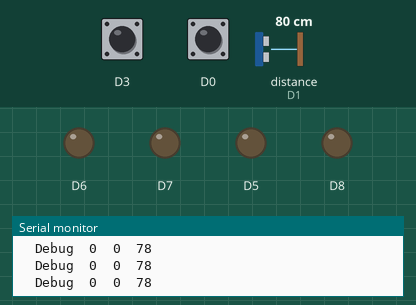
Recording of a sketch running on a simulated ESP8266 (NodeMCU). Shown: output pins drawn as LEDs (lit = HIGH), the last lines printed to the serial monitor. Wiring (inferred from the names in the program): ultrasonic range finder: trigger D2; echo D1. Dashed ring = blinking. The test bench sets the inputs (shaded band); at power-on: D0 HIGH, D3 HIGH, distance to the obstacle (sensor on D1) 80 cm. The echo pulse lasts 58.3 µs per cm; pins used as bus, display or sensor lines are not drawn.

Above: at 1.2 s.
1.3 s: D0 pulled LOW for 0.15 s
At 2.5 s:
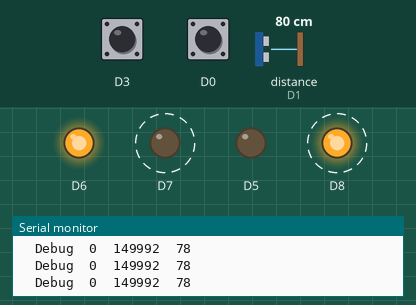
Timing chart, 0 to 9.1 s (numbered marks = the images above; inputs shaded):
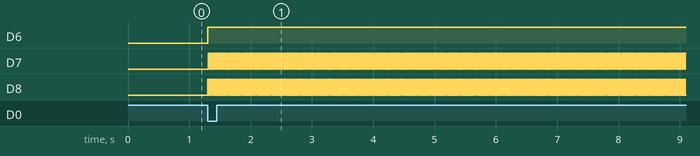

Measured:
- after the input at 1.3 s, D6: LOW → HIGH at once; D7: alternates HIGH for 0.02 s and LOW for 0.01 s, starting at once; D8: alternates HIGH for 0.01 s and LOW for 0.02 s, starting at once

The sketch:

obstacle_avoiding_bot.ino
```cpp
#define echoPin D1
#define trigPin D2

//External Interrupts
volatile int cha1 , cha2 ,tempcha1 , tempcha2 , CT1 , CT2 ;

int Move, Direction ;
ICACHE_RAM_ATTR void ch1();

long duration;
int distance;
int GetDistance();

void Forward();
void Backward();
void Right();
void Left();


void setup() {

  Serial.begin(115200);
  pinMode(trigPin, OUTPUT); // Sets the trigPin as an OUTPUT
  pinMode(echoPin, INPUT); // Sets the echoPin as an INPUT
  pinMode(D3, INPUT_PULLUP);
  pinMode(D0, INPUT_PULLUP);
  pinMode(D5 , OUTPUT);
  pinMode(D6 , OUTPUT);
  pinMode(D7 , OUTPUT);
  pinMode(D8 , OUTPUT);
  digitalWrite(D5,LOW);
  digitalWrite(D6,LOW);
  digitalWrite(D7,LOW);
  digitalWrite(D8,LOW);
  attachInterrupt(digitalPinToInterrupt(D3), ch1, CHANGE);
  attachInterrupt(digitalPinToInterrupt(D0), ch2, CHANGE);
}

void loop() {

Serial.print("Debug");Serial.print("  ");
if(cha1 !=0 || cha2 != 0){
  Move = map(cha1, 1000 , 2000 , -255 , 255);
  Direction = map(cha2, 1000 , 2000 , -255 , 255);
  if(Move > 0){
    Forward();
  }
  else{
    Backward();
  }
  if(Direction > 0)
  {
    Right();
  }
  else{
      Left();
    }
}
  int Distance =  GetDistance();
  Serial.print(cha1);  Serial.print("  ");
  Serial.print(cha2); Serial.print("  ");
  Serial.println(Distance);  Serial.print("  ");
}


int GetDistance()
{
  digitalWrite(trigPin, LOW);
  delayMicroseconds(2);
  digitalWrite(trigPin, HIGH);
  delayMicroseconds(10);
  digitalWrite(trigPin, LOW);
  duration = pulseIn(echoPin, HIGH);
  distance = 0.5*(duration * 0.034 / 2) + 0.5*distance; // Speed of sound wave divided by 2 (go and back)
  return distance;
  }
```

Movement.ino
```cpp
void Forward()
{
  digitalWrite(D5,HIGH);
  digitalWrite(D6,LOW);
  digitalWrite(D7,HIGH);
  digitalWrite(D8,LOW);
  delay(10);
  }

  void Backward()
{
  digitalWrite(D5,LOW);
  digitalWrite(D6,HIGH);
  digitalWrite(D7,LOW);
  digitalWrite(D8,HIGH);
    delay(10);
  }

  void Left()
{
  digitalWrite(D5,HIGH);
  digitalWrite(D6,LOW);
  digitalWrite(D7,LOW);
  digitalWrite(D8,HIGH);
    delay(10);
  }

  void Right()
{
  digitalWrite(D5,LOW);
  digitalWrite(D6,HIGH);
  digitalWrite(D7,HIGH);
  digitalWrite(D8,LOW);
    delay(10);
  }
```

SignalRecieve.ino
```cpp
ICACHE_RAM_ATTR void ch1() {
  tempcha1 = micros() - CT1;
  if (tempcha1 > 900 && tempcha1 < 2200){
  cha1 = tempcha1;
  }
  else{  cha1 = cha1; }
  CT1 = micros();

}

ICACHE_RAM_ATTR void ch2() {
  tempcha2 = micros() - CT2;
  if (tempcha2 > 900 && tempcha1 < 2200){
  cha2 = tempcha2;
  }
    else{  cha2 = cha2; }
  CT2 = micros();

}
```
